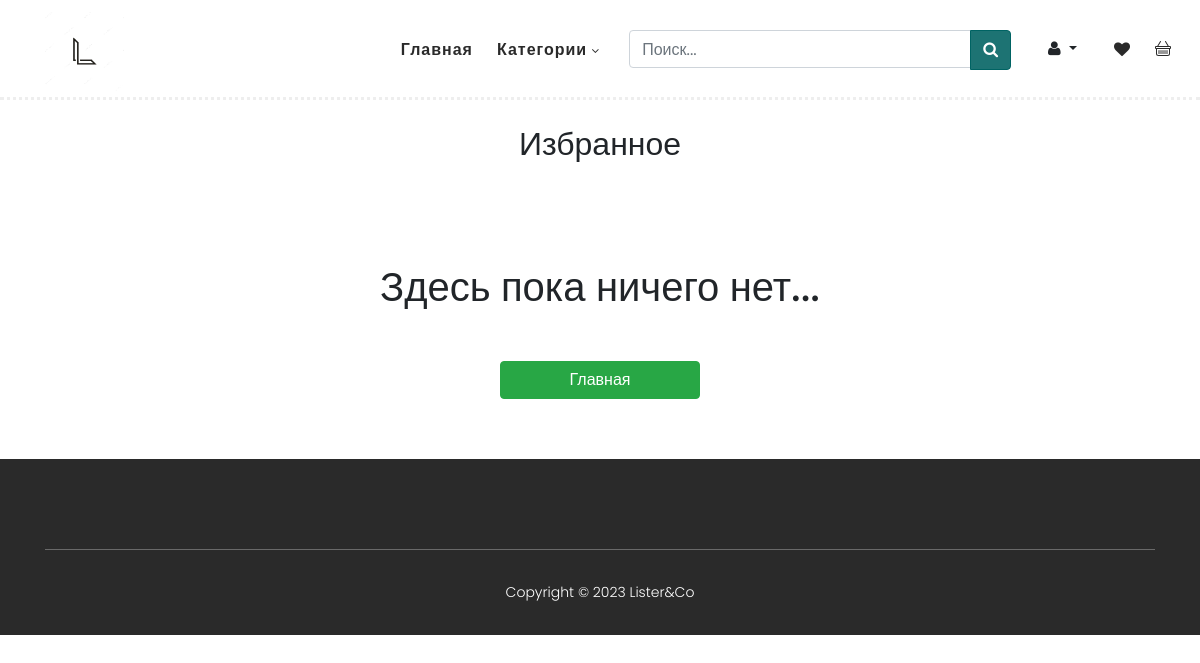
/favorites/ (signed in), run on an earlier commit of the app's database.
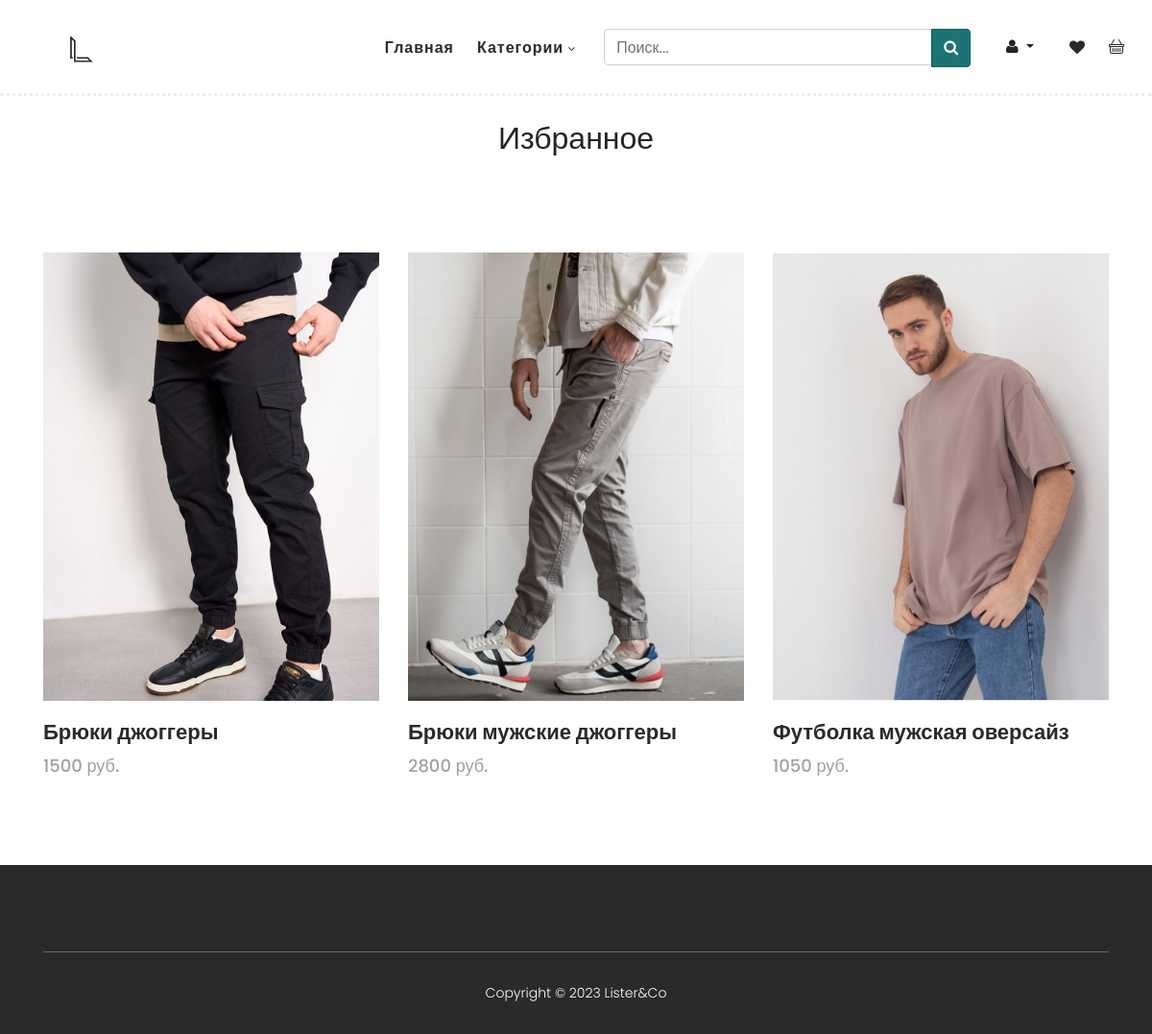
And on a later commit of the database.
### store/models.py (models this page shows, shortened)
class Favorite(models.Model):
    user = models.ForeignKey(User, on_delete=models.CASCADE)
    product = models.ForeignKey(Product, on_delete=models.CASCADE)
    class Meta:
        verbose_name = 'Избранное'
        verbose_name_plural = 'Избранное'

class Product(models.Model):
    name = models.CharField(max_length=100)
    description = models.TextField()
    materials = models.CharField(max_length=100)
    price = models.IntegerField(null=True)
    photo = models.ImageField(upload_to="photos/%Y/%m/%d", null=True)
    photo2 = models.ImageField(upload_to="photos/%Y/%m/%d", null=True)
    photo3 = models.ImageField(upload_to="photos/%Y/%m/%d", null=True)
    time_create = models.TimeField(auto_now_add=True)
    category = models.ForeignKey('Category', on_delete=models.PROTECT)
    class Meta:
        verbose_name = 'Одежда'
        verbose_name_plural = 'Одежда'
    def get_absolute_url(self):
        return reverse('detail', kwargs={'did': self.pk})

### store/views.py (the view)
# urls.py: path('favorites/', favorite_details, name='favorites'),
@login_required
def favorite_details(request):
    user = request.user
    user_favorites = reversed(Favorite.objects.filter(user=request.user))
    user_favorites_length = Favorite.objects.filter(user=request.user)
    categorys = Category.objects.all()
    context = {
        'user': user,
        'user_favorites': user_favorites,
        'user_favorites_length': user_favorites_length,
        'title': 'Избранное',
        'categorys': categorys,
    }
    return render(request, 'store/favorite_detail.html', context)

### store/models.py (called while the page is built)
    def get_absolute_url(self):
        return reverse('category', kwargs={'cid': self.pk})

### store/templates/store/favorite_detail.html (shortened to what this page needs)
{% extends 'store/base.html' %}
{% block content %}
    <div class="favorites-header">
        <h2 class="favorites-h">Избранное</h2>
    </div>
    <section class="section" id="products">
        {% if user_favorites_length|length == 0 %}
                        <div class="basket-error">
                            <h1 class="h-basket-error">Здесь пока ничего нет...</h1>
                            <a href="{% url 'home' %}" class="btn btn-success">Главная</a>
                        </div>
                {% else %}
        <div class="container favorites-page">
            <div class="row">
                {% for u in user_favorites %}
                <div class="col-lg-4">
                    <div class="item">
                        <div class="thumb">
                            <a href="{{u.product.get_absolute_url}}"><img src="{{u.product.photo.url}}" alt=""></a>
                        </div>
                        <div class="down-content">
                            <a href="{{u.product.get_absolute_url}}"><h4>{{u.product.name}}</h4></a>
                            <span>{{u.product.price}} руб.</span>
                        </div>
                    </div>
                </div>
                {% endfor %}
                {% endif %}
            </div>
        </div>
    </section>
{% endblock %}

What changed in the data, as far as the page shows it:
added Favorite: product.photo (picture), product.name "Брюки джоггеры", product.price "1500"
added Favorite: product.photo (picture), product.name "Брюки мужские джоггеры", product.price "2800"
added Favorite: product.photo (picture), product.name "Футболка мужская оверсайз", product.price "1050"
Also different on the page:
text no longer shown: "Здесь пока ничего нет... Главная"
